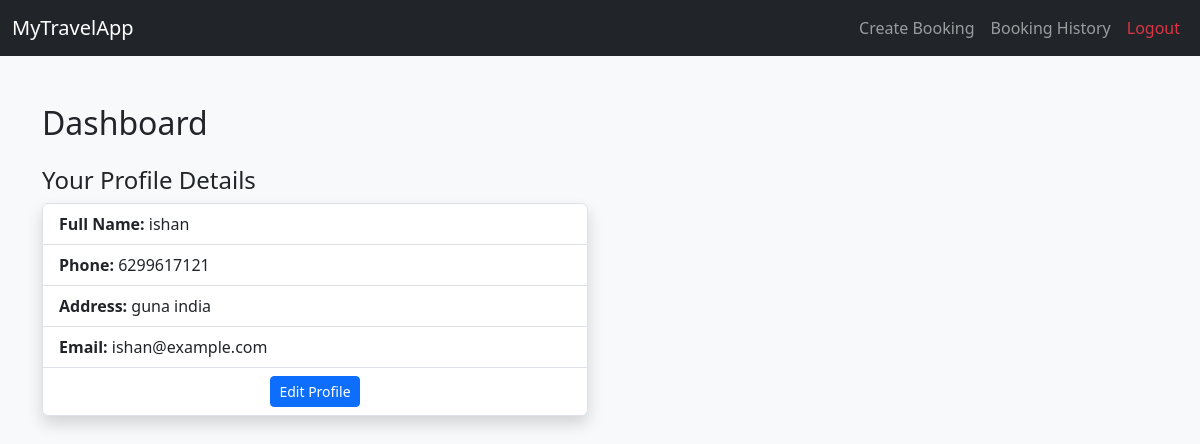
The page /dashboard/ (signed in) on the database its author committed.
### travelapp/models.py (models this page shows, shortened)
class Profile(models.Model):
    user=models.ForeignKey(User,on_delete=models.CASCADE)
    name=models.CharField(max_length=20)
    phone=models.CharField(max_length=10)
    address=models.TextField()
    email=models.EmailField()

### travelapp/views.py (the view)
# urls.py: path('dashboard/',dashboard_view,name='dashboard'),
def dashboard_view(request):
    try:
        profile=Profile.objects.get(user=request.user)
    except Profile.DoesNotExist:
        profile, created = Profile.objects.get_or_create(user=request.user)
    return render(request,'dashboard.html',{'profile':profile})

### travelapp/templates/dashboard.html (shortened to what this page needs)
{% load static %}
<!DOCTYPE html>
<html lang="en">
<head>
    <link href="https://cdn.jsdelivr.net/npm/bootstrap@5.3.3/dist/css/bootstrap.min.css" rel="stylesheet">
</head>
<body class="bg-light">
<nav class="navbar navbar-expand-lg navbar-dark bg-dark">
    <div class="container-fluid">
        <a class="navbar-brand" href="{% url 'dashboard' %}">MyTravelApp</a>
        <div class="collapse navbar-collapse" id="navbarNav">
            <ul class="navbar-nav ms-auto">
                <li class="nav-item">
                    <a class="nav-link" href="{% url 'booking' %}">Create Booking</a>
                </li>
                <li class="nav-item">
                    <a class="nav-link" href="{% url 'booking_history' %}">Booking History</a>
                </li>
                <li class="nav-item">
                    <a class="nav-link text-danger" href="{% url 'logout' %}">Logout</a>
                </li>
            </ul>
        </div>
    </div>
</nav>
<div class="container mt-5">
    <h2 class="mb-4">Dashboard</h2>
    <div class="row">
        <div class="col-md-6">
            <h4>Your Profile Details</h4>
            <ul class="list-group shadow">
                {% if profile %}
                    <li class="list-group-item"><strong>Full Name:</strong> {{ profile.name }}</li>
                    <li class="list-group-item"><strong>Phone:</strong> {{ profile.phone }}</li>
                    <li class="list-group-item"><strong>Address:</strong> {{ profile.address }}</li>
                    <li class="list-group-item"><strong>Email:</strong> {{ profile.email }}</li>
                    <li class="list-group-item text-center">
                        <a href="{% url 'edit_profile' %}" class="btn btn-sm btn-primary">Edit Profile</a>
                    </li>
                {% else %}
                    <li class="list-group-item text-danger">No additional profile details found.</li>
                {% endif %}
            </ul>
        </div>
    </div>
</div>
</body>
</html>

### rows shown on the page
Profile: name "ishan", phone "6299617121", address "guna india", email "ishan@example.com"
